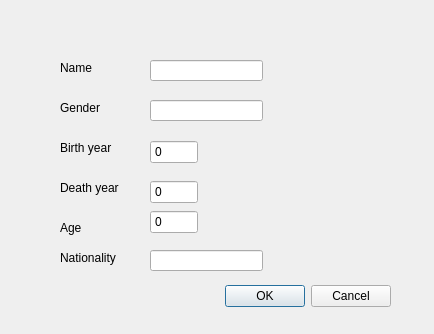
<?xml version="1.0" encoding="UTF-8"?>
<ui version="4.0">
 <class>SearchDialog</class>
 <widget class="QDialog" name="SearchDialog">
  <property name="geometry">
   <rect>
    <x>0</x>
    <y>0</y>
    <width>434</width>
    <height>334</height>
   </rect>
  </property>
  <property name="minimumSize">
   <size>
    <width>434</width>
    <height>334</height>
   </size>
  </property>
  <property name="windowTitle">
   <string>Dialog</string>
  </property>
  <widget class="QDialogButtonBox" name="buttonBox">
   <property name="geometry">
    <rect>
     <x>50</x>
     <y>280</y>
     <width>341</width>
     <height>32</height>
    </rect>
   </property>
   <property name="orientation">
    <enum>Qt::Horizontal</enum>
   </property>
   <property name="standardButtons">
    <set>QDialogButtonBox::Cancel|QDialogButtonBox::Ok</set>
   </property>
  </widget>
  <widget class="QLabel" name="Name">
   <property name="geometry">
    <rect>
     <x>60</x>
     <y>60</y>
     <width>59</width>
     <height>16</height>
    </rect>
   </property>
   <property name="text">
    <string>Name</string>
   </property>
  </widget>
  <widget class="QLabel" name="Gender">
   <property name="geometry">
    <rect>
     <x>60</x>
     <y>100</y>
     <width>71</width>
     <height>16</height>
    </rect>
   </property>
   <property name="text">
    <string>Gender</string>
   </property>
  </widget>
  <widget class="QLineEdit" name="lineEdit">
   <property name="geometry">
    <rect>
     <x>150</x>
     <y>60</y>
     <width>113</width>
     <height>21</height>
    </rect>
   </property>
  </widget>
  <widget class="QLineEdit" name="lineEdit_2">
   <property name="geometry">
    <rect>
     <x>150</x>
     <y>100</y>
     <width>113</width>
     <height>21</height>
    </rect>
   </property>
  </widget>
  <widget class="QLabel" name="Birthyear">
   <property name="geometry">
    <rect>
     <x>60</x>
     <y>140</y>
     <width>71</width>
     <height>16</height>
    </rect>
   </property>
   <property name="text">
    <string>Birth year</string>
   </property>
  </widget>
  <widget class="QLabel" name="Deathyear">
   <property name="geometry">
    <rect>
     <x>60</x>
     <y>180</y>
     <width>71</width>
     <height>16</height>
    </rect>
   </property>
   <property name="text">
    <string>Death year</string>
   </property>
  </widget>
  <widget class="QLabel" name="Age">
   <property name="geometry">
    <rect>
     <x>60</x>
     <y>220</y>
     <width>59</width>
     <height>16</height>
    </rect>
   </property>
   <property name="text">
    <string>Age</string>
   </property>
  </widget>
  <widget class="QLabel" name="Nationality">
   <property name="geometry">
    <rect>
     <x>60</x>
     <y>250</y>
     <width>71</width>
     <height>16</height>
    </rect>
   </property>
   <property name="text">
    <string>Nationality</string>
   </property>
  </widget>
  <widget class="QLineEdit" name="lineEdit_6">
   <property name="geometry">
    <rect>
     <x>150</x>
     <y>250</y>
     <width>113</width>
     <height>21</height>
    </rect>
   </property>
  </widget>
  <widget class="QSpinBox" name="spinBox_2">
   <property name="geometry">
    <rect>
     <x>150</x>
     <y>180</y>
     <width>48</width>
     <height>24</height>
    </rect>
   </property>
   <property name="buttonSymbols">
    <enum>QAbstractSpinBox::NoButtons</enum>
   </property>
  </widget>
  <widget class="QSpinBox" name="spinBox_3">
   <property name="geometry">
    <rect>
     <x>150</x>
     <y>210</y>
     <width>48</width>
     <height>24</height>
    </rect>
   </property>
   <property name="buttonSymbols">
    <enum>QAbstractSpinBox::NoButtons</enum>
   </property>
  </widget>
  <widget class="QSpinBox" name="spinBox_4">
   <property name="geometry">
    <rect>
     <x>150</x>
     <y>140</y>
     <width>48</width>
     <height>24</height>
    </rect>
   </property>
   <property name="buttonSymbols">
    <enum>QAbstractSpinBox::NoButtons</enum>
   </property>
  </widget>
 </widget>
 <resources/>
 <connections>
  <connection>
   <sender>buttonBox</sender>
   <signal>accepted()</signal>
   <receiver>SearchDialog</receiver>
   <slot>accept()</slot>
   <hints>
    <hint type="sourcelabel">
     <x>248</x>
     <y>254</y>
    </hint>
    <hint type="destinationlabel">
     <x>157</x>
     <y>274</y>
    </hint>
   </hints>
  </connection>
  <connection>
   <sender>buttonBox</sender>
   <signal>rejected()</signal>
   <receiver>SearchDialog</receiver>
   <slot>reject()</slot>
   <hints>
    <hint type="sourcelabel">
     <x>316</x>
     <y>260</y>
    </hint>
    <hint type="destinationlabel">
     <x>286</x>
     <y>274</y>
    </hint>
   </hints>
  </connection>
 </connections>
</ui>
